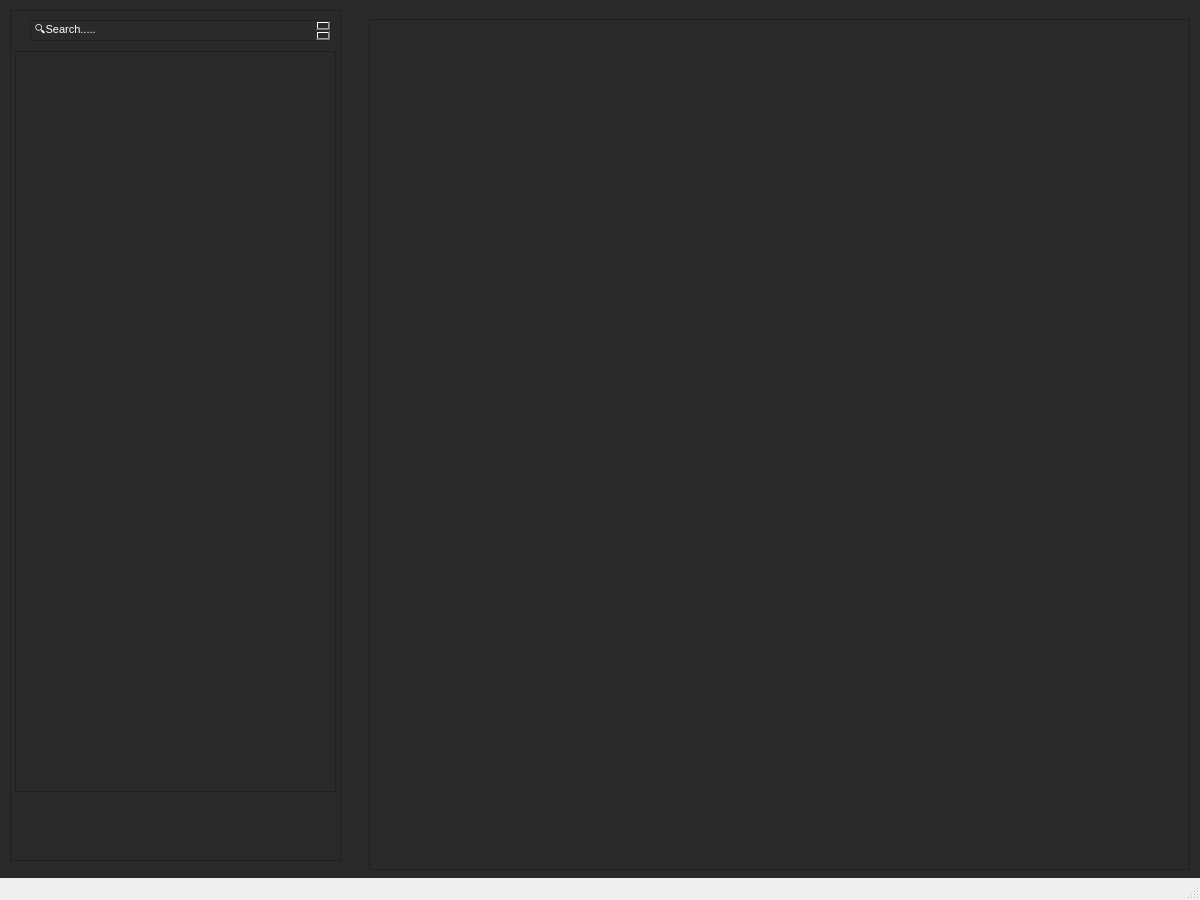
<?xml version="1.0" encoding="UTF-8"?>
<ui version="4.0">
 <class>MainWindow</class>
 <widget class="QMainWindow" name="MainWindow">
  <property name="geometry">
   <rect>
    <x>0</x>
    <y>0</y>
    <width>1200</width>
    <height>900</height>
   </rect>
  </property>
  <property name="windowTitle">
   <string>MainWindow</string>
  </property>
  <property name="styleSheet">
   <string notr="true">
</string>
  </property>
  <widget class="QWidget" name="centralwidget">
   <property name="styleSheet">
    <string notr="true">background-color: rgb(42, 42, 42);</string>
   </property>
   <widget class="QFrame" name="frame">
    <property name="geometry">
     <rect>
      <x>10</x>
      <y>10</y>
      <width>331</width>
      <height>851</height>
     </rect>
    </property>
    <property name="autoFillBackground">
     <bool>false</bool>
    </property>
    <property name="frameShape">
     <enum>QFrame::StyledPanel</enum>
    </property>
    <property name="frameShadow">
     <enum>QFrame::Raised</enum>
    </property>
    <widget class="QListView" name="listView">
     <property name="geometry">
      <rect>
       <x>5</x>
       <y>41</y>
       <width>321</width>
       <height>741</height>
      </rect>
     </property>
    </widget>
    <widget class="QTextBrowser" name="textBrowser">
     <property name="geometry">
      <rect>
       <x>20</x>
       <y>10</y>
       <width>301</width>
       <height>21</height>
      </rect>
     </property>
     <property name="html">
      <string>&lt;!DOCTYPE HTML PUBLIC &quot;-//W3C//DTD HTML 4.0//EN&quot; &quot;http://www.w3.org/TR/REC-html40/strict.dtd&quot;&gt;
&lt;html&gt;&lt;head&gt;&lt;meta name=&quot;qrichtext&quot; content=&quot;1&quot; /&gt;&lt;style type=&quot;text/css&quot;&gt;
p, li { white-space: pre-wrap; }
&lt;/style&gt;&lt;/head&gt;&lt;body style=&quot; font-family:'MS Shell Dlg 2'; font-size:8pt; font-weight:400; font-style:normal;&quot;&gt;
&lt;p style=&quot; margin-top:0px; margin-bottom:0px; margin-left:0px; margin-right:0px; -qt-block-indent:0; text-indent:0px;&quot;&gt;&lt;span style=&quot; color:#ffffff;&quot;&gt;🔍Search.....&lt;/span&gt;&lt;/p&gt;&lt;/body&gt;&lt;/html&gt;</string>
     </property>
    </widget>
   </widget>
   <widget class="QFrame" name="frame_2">
    <property name="geometry">
     <rect>
      <x>369</x>
      <y>19</y>
      <width>821</width>
      <height>851</height>
     </rect>
    </property>
    <property name="frameShape">
     <enum>QFrame::StyledPanel</enum>
    </property>
    <property name="frameShadow">
     <enum>QFrame::Raised</enum>
    </property>
   </widget>
  </widget>
  <widget class="QStatusBar" name="statusbar"/>
 </widget>
 <resources/>
 <connections/>
</ui>
